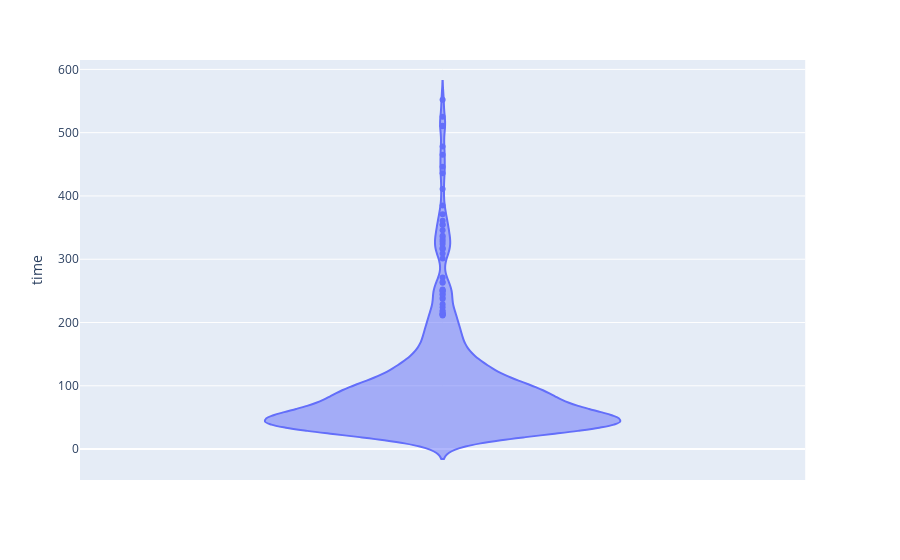

The cell this chart's notebook holds for it:
### Markdown cell above
### Question: How do we do as a group?

### Code cell
fig = px.violin(df, y='time')
fig.show()

### Figure 1 — Plotly figure (JSON) as saved in the notebook; plotly's stock layout.template omitted (floating-point values rounded to 4 significant figures; data arrays with more than 128 entries replaced by an {"elided": "..."} marker saying what was removed)
{"data": [{"alignmentgroup": "True", "box": {"visible": false}, "hoverlabel": {"namelength": 0}, "hovertemplate": "time=%{y}", "legendgroup": "", "marker": {"color": "#636efa"}, "name": "", "offsetgroup": "", "orientation": "v", "scalegroup": "True", "showlegend": false, "type": "violin", "x0": " ", "xaxis": "x", "y": {"elided": "522 int values"}, "y0": " ", "yaxis": "y"}], "layout": {"autosize": true, "legend": {"tracegroupgap": 0}, "margin": {"t": 60}, "violinmode": "group", "xaxis": {"anchor": "y", "autorange": true, "domain": [0, 0.98], "range": [-0.5, 0.5], "type": "category"}, "yaxis": {"anchor": "x", "autorange": true, "domain": [0, 1], "range": [-48.83, 614.8], "title": {"text": "time"}, "type": "linear"}}}
